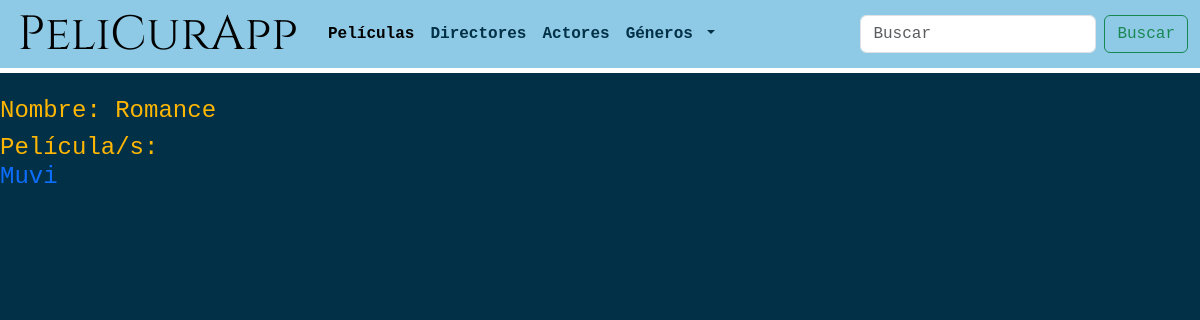
The page /pelicurapp/genero/3/ on the database as committed earlier.
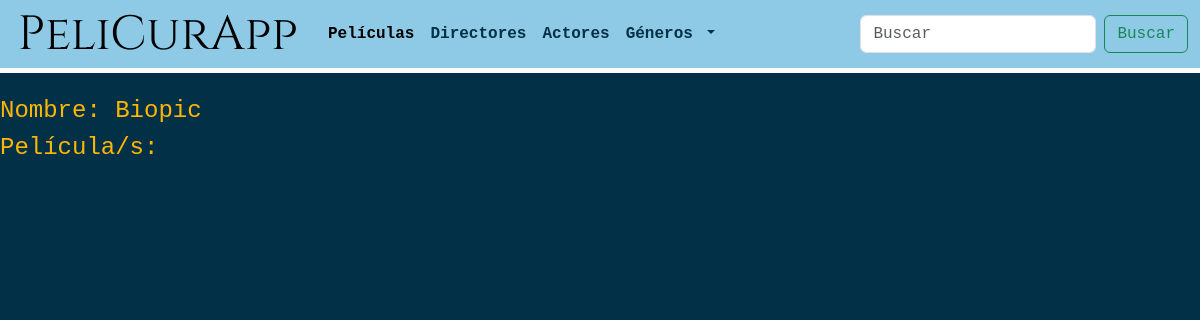
The same page on the database as committed later.
### peliCura/models.py (models this page shows, shortened)
class Genero(models.Model):
    manager = GeneroManager()
    nombre = models.CharField("Nombre Género", max_length=20, unique=True)

class Pelicula(models.Model):
    manager = PeliculaManager()
    titulo = models.CharField("Titulo", max_length=100) # <input type="text"> en HTML
    sinopsis = models.TextField("Sinospis", max_length=500) # <textarea> en HTML
    anio_realizacion = models.DateField("Año estreno") # solo el año
    duracion = models.IntegerField(validators=[
        MinValueValidator(1),
        MaxValueValidator(1240) # 1240 minutos = 24 hs de duración
    ]) # timedelta(days, seconds, miliseconds) en Python
    genero = models.ManyToManyField(Genero) # Relación muchos a muchos con Género
    director = models.ManyToManyField(Persona, related_name="director") # Relación muchos a muchos con Persona
    actor = models.ManyToManyField(Persona, related_name="actor") # Relación muchos a muchos con Persona
    puntuacion = models.FloatField("Puntuacion", default=0) # <input type="number"> y Float
    poster = models.ImageField("Póster", upload_to='posters_peliculas', null=True)

### peliCura/views.py (the view)
# urls.py: path('pelicurapp/genero/<int:identificador>/', GeneroListado.as_view(), name="genero-listado-id"),
class GeneroListado(TemplateView):
   template_name = "genero_listado.html"
   def get_context_data(self, **kwargs: Any) -> Dict[str, Any]:
      context = super().get_context_data(**kwargs)
      try:
        identificador = self.kwargs['identificador']
      except:
        identificador = None
      try:
        nombre = self.kwargs['nombre'].capitalize()
      except:
        nombre = None
      try:
         if identificador is None:
          genero = Genero.manager.all().get(nombre=nombre)
         else:
          genero = Genero.manager.all().get(id=identificador)
      except Genero.DoesNotExist:
          raise Http404
      peliculas = genero.pelicula_set.all()
      context['peliculas'] = peliculas
      context['genero'] = genero
      paginador = Paginator(peliculas, 25)
      page_number = self.request.GET.get("page")
      page_obj = paginador.get_page(page_number)
      context['page_obj'] = page_obj
      context['generoNavBar'] = Genero.manager.all().order_by('nombre')
      return context

### peliCura/templates/genero_listado.html
{% extends 'base_template.html' %}
{% load static %}
{% block contenido %}
  <h4>Nombre: {{ genero.nombre }}</h4>
  <h4>Película/s: <br>
    {% for pelicula in peliculas%}
      <a href="{% url 'detalle-pelicula-id' pelicula.id %}">{{ pelicula.titulo }}</a><br>
    {% empty %} <br>
    {% endfor %}
  </h4>
{% endblock %}

Rows that differ between the two databases and show on the page:
removed Pelicula: titulo "Muvi"
changed Genero: nombre "Romance" → "Biopic"
